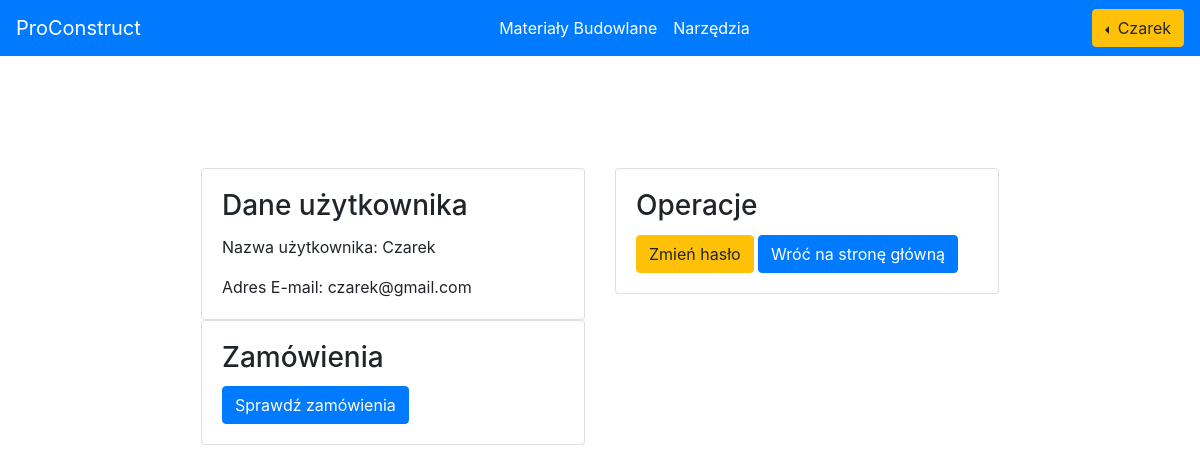
The app's page /user/user_details/ (signed in) with its own data.
### users/models.py (models this page shows, shortened)
class CustomUser(AbstractUser):
    email = models.EmailField(_('email address'), unique=True)
    USERNAME_FIELD = 'email'
    REQUIRED_FIELDS = ('username',)
    objects = CustomUserManager()

### users/views.py (the view)
# urls.py: path('user_details/', views.user_details, name='user_details'),
@login_required
def user_details(request):
    user = request.user
    return render(request, 'users/user_details.html', {'user': user})

### templates/users/user_details.html (shortened to what this page needs)
{% include 'base/navbar.html' %}
{% block content %}
<div class="row" style="margin-top: 7rem;">
    <div class="col-sm-6">
        <div class="card" style="width:24rem; float:right">
            <div class="card-body">
                <h3 class="card-title">Dane użytkownika</h3>
                <p class="card-text">Nazwa użytkownika: {{ user.username }}</p>
                <p class="card-text">Adres E-mail: {{ user.email }}</p>
            </div>
        </div>
    </div>
    <div class="col-sm-6">
        <div class="card" style="width:24rem;">
            <div class="card-body">
                <h3 class="card-title">Operacje</h3>
                <a class="btn btn-warning" href="{% url 'change_password' %}">Zmień hasło</a>
                <a class="btn btn-primary" href="{% url 'home' %}">Wróć na stronę główną</a>
            </div>
        </div>
    </div>
    <div class="col-sm-6">
        <div class="card" style="width:24rem; float: right">
            <div class="card-body">
                <h3 class="card-title">Zamówienia</h3>
                <a class="btn btn-primary" href="{% url 'check_orders' %}">Sprawdź zamówienia</a>
            </div>
        </div>
    </div>
</div>
{% endblock %}

### templates/base/navbar.html (shortened to what this page needs)
<link rel="stylesheet" href="https://cdn.jsdelivr.net/npm/bootstrap@4.4.1/dist/css/bootstrap.min.css">
<nav class="navbar navbar-expand-md navbar-dark sticky-top bg-primary">
    <a class="navbar-brand" href="/">ProConstruct</a>
    <div class="collapse navbar-collapse" id="navbarNav">
        <ul class="navbar-nav mx-auto">
            <li class="nav-item">
                <a class="nav-link" style="color: white;" href="{% url 'product-list' %}">Materiały Budowlane</a>
            </li>
            <li class="nav-item">
                <a class="nav-link" style="color: white;" href="{% url 'equipment-list' %}">Narzędzia</a>
            </li>
        </ul>
        <div class="navbar-nav">
            {% if request.user.is_authenticated %}
                <div class="dropleft">
                    <button class="btn btn-warning dropdown-toggle" type="button" id="dropdownMenuButton" data-toggle="dropdown" aria-haspopup="true" aria-expanded="false">
                        {{ request.user.username }}
                    </button>
                </div>
            {% endif %}
        </div>
    </div>
</nav>

### records on screen
CustomUser: user.username "Czarek", username "Czarek", email "czarek@gmail.com"
